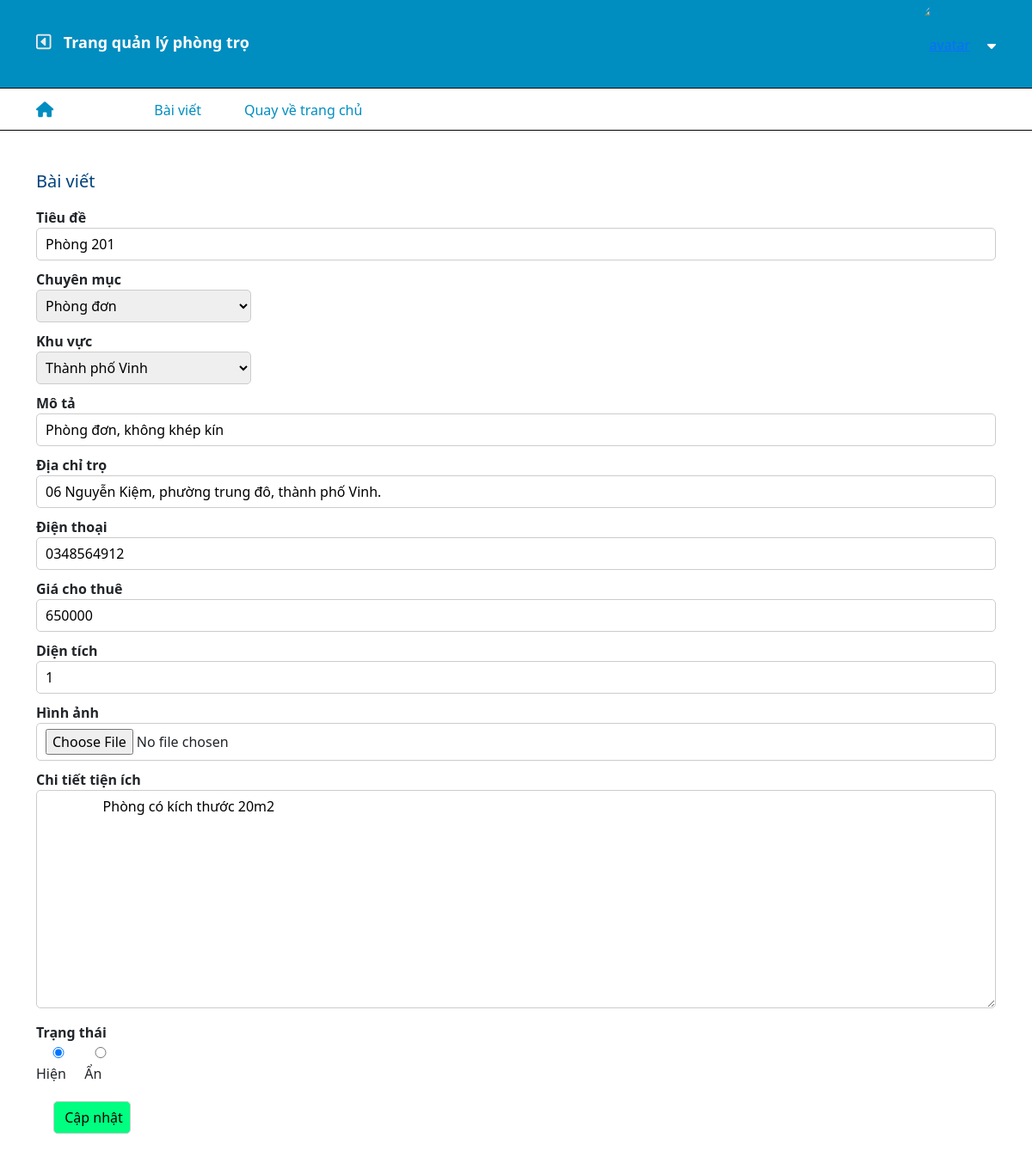
/admin/edit-post.php?id=2, run on the app's committed database.
### tables this page shows
CREATE TABLE `motel` (
  `Id` int(10) NOT NULL,
  `title` varchar(255) NOT NULL,
  `description` text NOT NULL,
  `price` int(11) NOT NULL,
  `area` int(11) NOT NULL,
  `count_view` int(11) NOT NULL,
  `address` varchar(255) NOT NULL,
  `latlng` varchar(255) NOT NULL,
  `images` varchar(255) DEFAULT NULL,
  `user_id` int(10) NOT NULL,
  `category_id` int(11) NOT NULL,
  `district_id` int(11) NOT NULL,
  `utilities` varchar(255) NOT NULL,
  `created_at` timestamp NOT NULL DEFAULT current_timestamp() ON UPDATE current_timestamp(),
  `phone` varchar(255) NOT NULL,
  `status` int(11) NOT NULL DEFAULT 1
);

CREATE TABLE `category` (
  `id` int(10) NOT NULL,
  `category_name` varchar(255) NOT NULL,
  `title` varchar(255) NOT NULL,
  `created_at` timestamp NOT NULL DEFAULT current_timestamp()
);

CREATE TABLE `districts` (
  `id` int(10) NOT NULL,
  `name` varchar(250) NOT NULL
);

### admin/edit-post.php (the view, shortened to what this page needs)
<?php
 $id = $_GET['id'];
$motel = mysqli_query($conn, "SELECT m.*, ca.category_name, dis.name, ca.id, dis.id FROM  motel m join category ca on ca.id = m.category_id join districts dis on dis.id = m.district_id  WHERE m.id = $id ");
$row = mysqli_fetch_assoc($motel);
?>
<!DOCTYPE html>
<html lang="en">
<head>
    <link
      href="https://cdn.jsdelivr.net/npm/bootstrap@5.1.3/dist/css/bootstrap.min.css"
      rel="stylesheet"
    />
    <link rel="stylesheet" href="../libs/fontawesome/css/all.min.css" />
    <link rel="stylesheet" href="./style/style.css">
</head>
<body>
    <div class="footer_admin">
        <?php include "./include/header.php" ?>
            <div class="container" >
                <div class="add-post" style = "padding-bottom: 30px;">
                    <form action="" method="post" enctype="multipart/form-data">
                        <h5>Bài viết</h5>
                        <p>Tiêu đề</p>
                        <input type="text" name="title" id="" value ="<?php echo $row['title'] ?>">
                        <p>Chuyên mục</p>
                        <select class = "select" name ="category">
                            <option value="<?php echo $row['category_id'] ?>"><?php echo $row['category_name'] ?></option>
                        </select>
                        <p>Khu vực</p>
                        <select class = "select" name ="districts">
                            <option value="<?php echo $row['district_id'] ?>"><?php echo $row['name'] ?></option>
                        </select>
                        <p>Mô tả</p>
                        <input type="text" name="description" value ="<?php echo $row['description'] ?>" id="">
                        <p>Địa chỉ trọ</p>
                        <input type="text" name="address"value ="<?php echo $row['address'] ?>" id="">
                        <p>Điện thoại</p>
                        <input type="number" name="phone"value ="<?php echo $row['phone'] ?>" id="">
                        <p>Giá cho thuê</p>
                        <input type="number" name="price" value ="<?php echo $row['price'] ?>" id="">
                        <p>Diện tích</p>
                        <input type="number" name="area" value ="<?php echo $row['area'] ?>" id="">
                        <p>Hình ảnh</p>
                        <input type="file" name = "image">
                        <p>Chi tiết tiện ích</p>
                        <textarea name="utilities" id="" cols="30" rows="10"> <?php echo $row['utilities'] ?></textarea>
                        <p>Trạng thái</p>
                        <div class="status">
                            <label>
                                <input type="radio" name="status" id="" value ="1" <?php if($row['status'] == 1) echo  "checked = 'Checked'" ?>> Hiện
                            </label>
                            <label>
                                <input type="radio" name="status" value ="0" <?php if($row['status'] == 0) echo  "checked = 'Checked'" ?> id="" > Ẩn
                            </label>
                        </div>
                        <input type="submit" name ="capnhat" value="Cập nhật" class="btn-add btn-add1" >
                    </form>
                </div>
            </div>
        </div>
    </div>
</body>
</html>

### admin/style/style.css (style rules this page uses)
.add-category input, .change-category input, .add-user input, .change-user input, .add-district input, .change-district input, .add-post input, .change-post input, .add-post textarea { width: 100%; border: 1px solid #ccc; border-radius: 5px; padding: 6px 6px 6px 10px; outline-color: #00ff80; }
.btn-add { border: none; border-radius: 5px; background-color: rgb(0, 255, 128); color: #000; font-weight: 500; margin-top: 20px; padding: 10px; width: 90px !important; }
.add-post h5, .change-post h5 { margin-top: 30px; font-size: 20px; color: rgb(1, 66, 124); }
.add-post p, .change-post p { font-weight: 600; margin: 0; padding-top: 10px; }
.btn-add1 { margin-left: 20px; }
.select { width: 250px; border: 1px solid #ccc; padding: 6px; border-radius: 5px; outline: none; }

### data on the page
motel: title "Phòng 201", category "Phòng đơn", districts "Thành phố Vinh", description "Phòng đơn, không khép kín", price "650000", area "1", utilities "Phòng có kích thước 20m2", status "☑ Hiện", status "☐ Ẩn"
